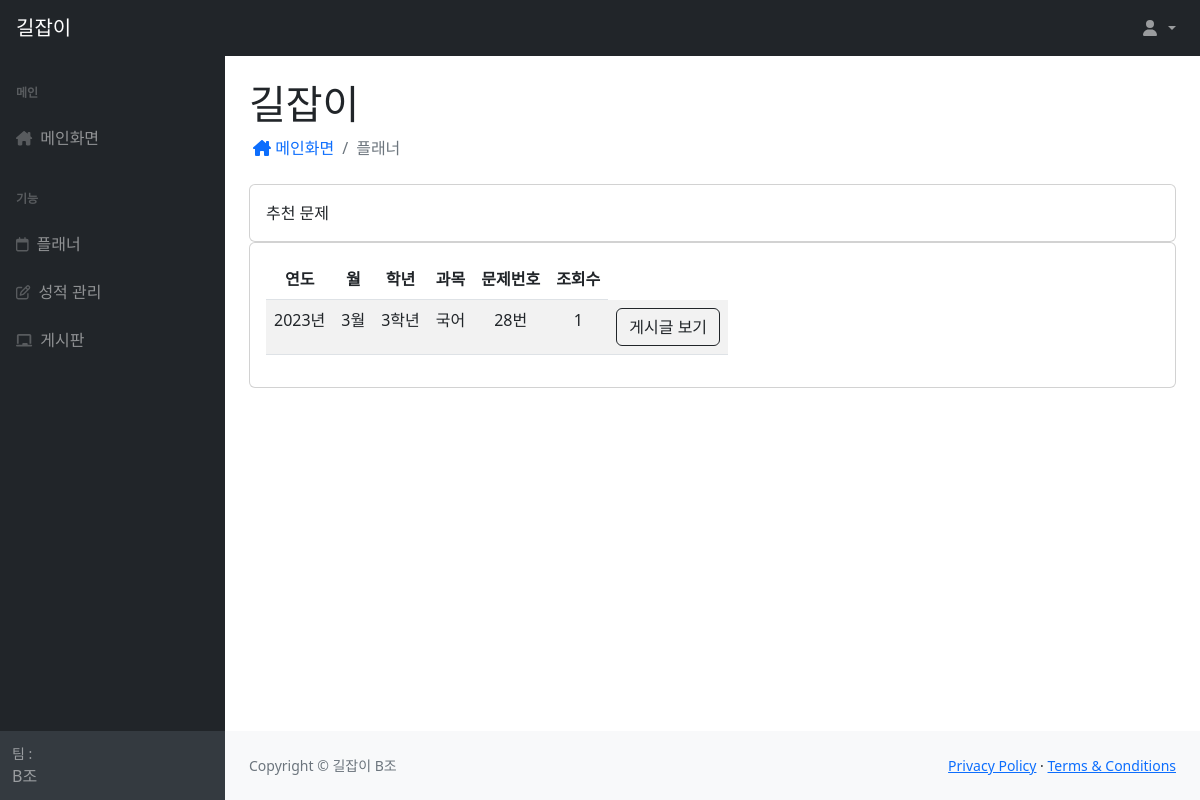
Page /board (signed in) on the committed database.
### db_model/models.py (models this page shows)
class Boards(db.Model):
    board_id = db.Column(db.Integer, primary_key = True)
    user_id = db.Column(db.String(20), db.ForeignKey('user.id'))
    title = db.Column(db.String(50), nullable = False)
    content = db.Column(db.Text)
    upload_date = db.Column(db.DateTime, default=datetime.utcnow())
    update_date = db.Column(db.DateTime, default=datetime.utcnow())
    views = db.Column(db.Integer, default = 0)
    comments = db.relationship('Comments', backref='board')
    replys = db.relationship('Replys', backref='board')

### guide_view/guide.py (the view)
@guide_view.route('/board')
def board():
    posts = Boards.query.all()
    print(posts)
    return render_template('layout-board.html', posts=posts)

### app.py (called while the page is built)
@login_manager.user_loader
def load_user(user_id):
    return User.query.filter(User.id == user_id).first()

### templates/layout-board.html
{% extends 'index.html'%} {% block content %}
<main>
  <div class="container-fluid px-4">
    <h1 class="mt-4">길잡이</h1>
    <ol class="breadcrumb mb-4">
      <li class="breadcrumb-item">
        &nbsp;<a href="/" style="text-decoration: none"
          ><i class="fa-solid fa-house-chimney"></i>&nbsp;메인화면</a
        >
      </li>
      <li class="breadcrumb-item active">플래너</li>
    </ol>
    <div class="card">
      <div class="card-body">{{"추천 문제"}}</div>
    </div>
    <div class="card">
      <div class="card-body text-center">
        <table class="table table-striped w-auto" id="board">
          <thead>
            <tr>
              <th>연도</th>
              <th>월</th>
              <th>학년</th>
              <th>과목</th>
              <th>문제번호</th>
              <th>조회수</th>
            </tr>
          </thead>
          <tbody>
            {% for item in posts %} {% set title_list = item.title.split() %} {%
            set year = title_list[0] %} {% set month = title_list[1] %} {% set
            school_year = title_list[2] %} {% set subject = title_list[3] %} {%
            set num = title_list[4] %}
            <tr>
              <td>{{ year }}</td>
              <td>{{ month }}</td>
              <td>{{ school_year }}</td>
              <td>{{ subject }}</td>
              <td>{{ num }}</td>
              <td>{{ item.views }}</td>
              <td>
                <a
                  href="/board/view/{{ item.board_id }}"
                  class="btn btn-outline-dark"
                >
                  게시글 보기
                </a>
              </td>
            </tr>
            {% endfor %}
          </tbody>
        </table>
      </div>
    </div>
  </div>
</main>
{% endblock %}

### rows in the picture
Boards: year "2023년", month "3월", school_year "3학년", subject "국어", num "28번", views "1"

### other values in the picture
{{ "추천 문제" }} "추천 문제"
